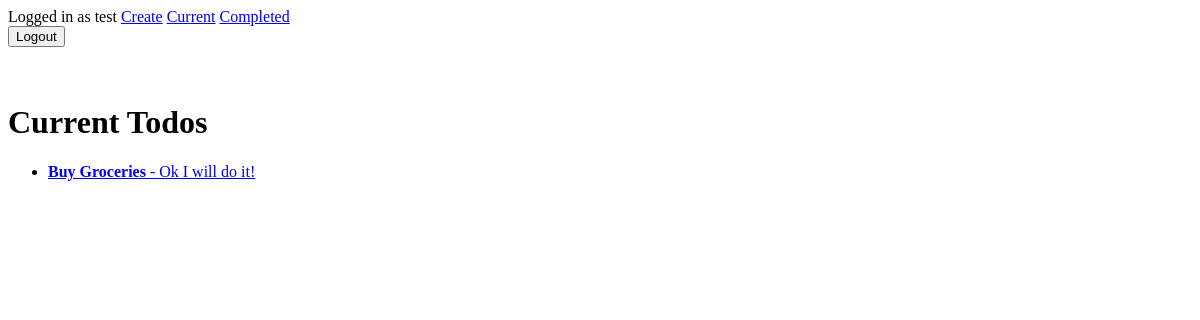
Before: /current/ (signed in) with the older database file.
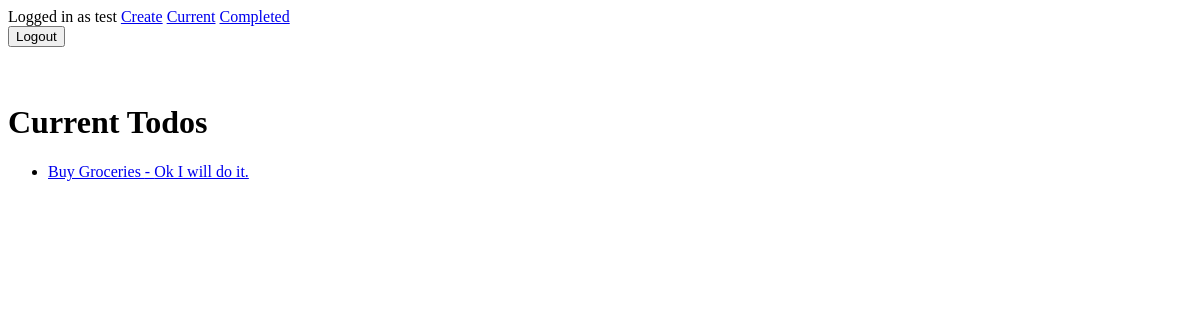
After: the same page with the newer database file.
### todo_app/models.py (models this page shows, shortened)
class Todo (models.Model):
    title = models.CharField(max_length=100)
    memo = models.TextField(blank=True)
    created = models.DateTimeField(auto_now_add=True)
    date_completed = models.DateTimeField(null=True, blank=True)
    important = models.BooleanField(default=False)
    user = models.ForeignKey(User, on_delete=models.CASCADE)

### todo_app/views.py (the view)
# urls.py: path('current/', views.current_todos, name='current_todos'),
@login_required
def current_todos (request):
    todos = Todo.objects.filter(user = request.user, date_completed__isnull = True)
    return render(request, 'todo/current_todos.html', { 'todos': todos })

### todo_app/templates/todo/current_todos.html
{% extends 'todo/base.html' %}
{% block content %}
    <h1>Current Todos</h1>
    <ul>
        {% for todo in todos %}
            <li>
                <a href="{% url 'todo' todo.id %}">
                    {% if todo.important %}
                        <b>{{ todo.title }}</b>
                    {% else %}
                        {{ todo.title }}
                    {% endif %}
                    {% if todo.memo %}
                        - {{ todo.memo }}
                    {% endif %}
                </a>
            </li>
        {% endfor %}
    </ul>
{% endblock %}

Changed rows visible on the page:
changed Todo "Buy Groceries": important True → False (drawn); memo "Ok I will do it!" → "Ok I will do it."
